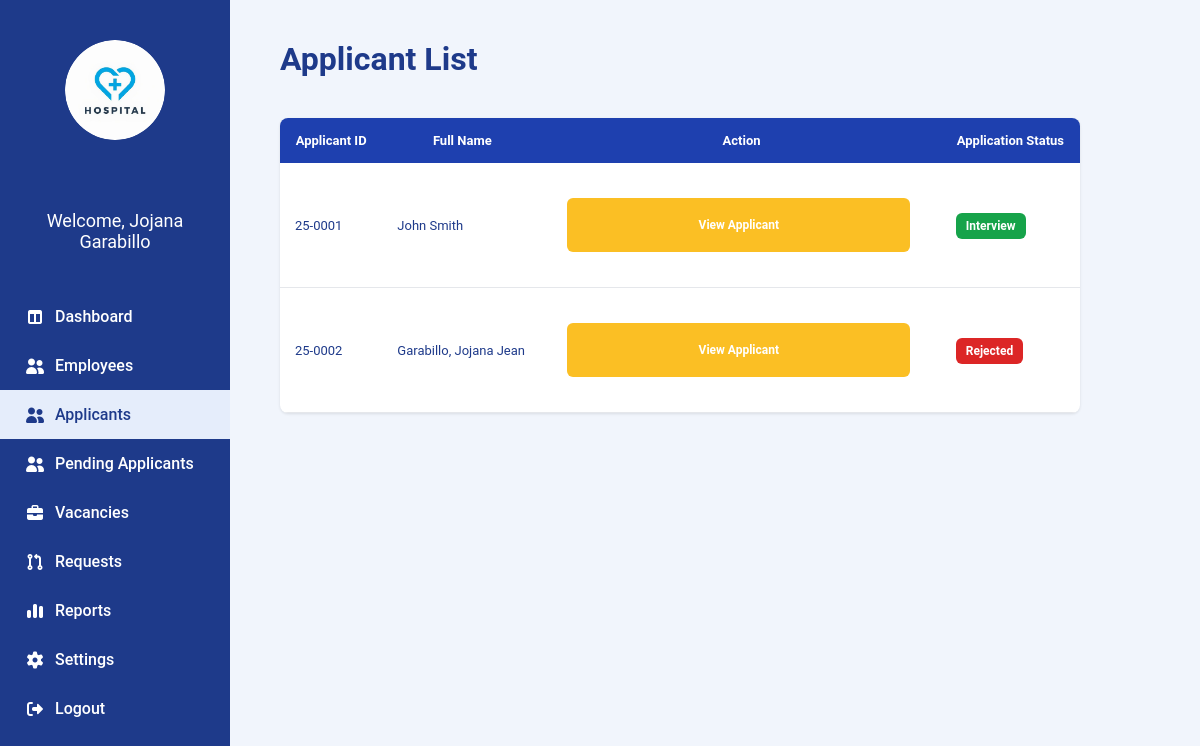
Page /Admin-Applicants.php on the earlier database version.
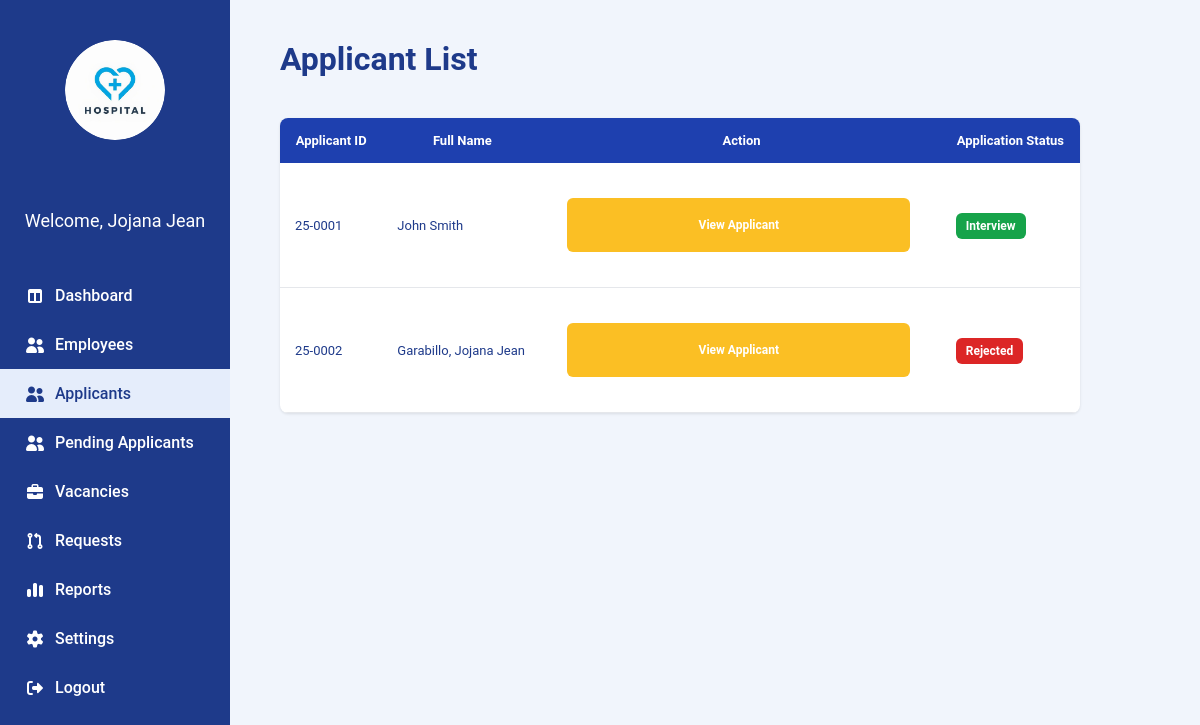
Same page on the later database version.
### tables this page shows
CREATE TABLE `user` (
  `user_id` varchar(100) NOT NULL,
  `applicant_employee_id` varchar(100) DEFAULT NULL,
  `email` varchar(100) NOT NULL,
  `password` varchar(255) NOT NULL,
  `role` varchar(50) NOT NULL,
  `fullname` varchar(150) NOT NULL,
  `status` varchar(20) NOT NULL,
  `created_at` datetime NOT NULL,
  `profile_pic` varchar(255) DEFAULT NULL,
  `reset_token` varchar(255) NOT NULL,
  `token_expiry` varchar(255) NOT NULL,
  `sub_role` varchar(50) DEFAULT NULL
);

### Admin-Applicants.php (the view, shortened to what this page needs)
<?php
require 'admin/db.connect.php';
$adminanmeQuery = $conn->query("SELECT fullname FROM user WHERE role = 'Admin'");
if ($adminanmeQuery && $row = $adminanmeQuery->fetch_assoc()) {
  $adminname = $row['fullname'];
}
?>
<!DOCTYPE html>
<html lang="en">
<head>
  <link rel="stylesheet" href="admin-sidebar.css">
  <link rel="stylesheet" href="https://cdnjs.cloudflare.com/ajax/libs/font-awesome/7.0.1/css/all.min.css"
 />
</head>
<body>
  <div class="sidebar">
    <div class="sidebar-logo">
      <img src="Images/hospitallogo.png" alt="">
    </div>
    <div class="sidebar-name">
      <p><?php echo "Welcome, $adminname"; ?></p>
    </div>
    <ul class="nav">
      <li><a href="Admin_Dashboard.php"><i class="fa-solid fa-table-columns"></i>Dashboard</a></li>
      <li><a href="Admin_Employee.php"><i class="fa-solid fa-user-group"></i>Employees</a></li>
      <li class="active"><a href="Admin-Applicants.php"><i class="fa-solid fa-user-group"></i>Applicants</a></li>
      <li><a href="Admin-Pending-Applicants.php"><i class="fa-solid fa-user-group"></i>Pending Applicants</a></li>
      <li><a href="Admin_Vacancies.php"><i class="fa-solid fa-briefcase"></i>Vacancies</a></li>
      <li><a href="Admin-request.php"><i class="fa-solid fa-code-pull-request"></i>Requests</a></li>
      <li><a href="#"><i class="fa-solid fa-chart-simple"></i>Reports</a></li>
      <li><a href="Admin-Settings.php"><i class="fa-solid fa-gear"></i>Settings</a></li>
      <li><a href="Login.php"><i class="fa-solid fa-right-from-bracket"></i>Logout</a></li>
    </ul>
  </div>
  <main class="main-content">
    <div class="main-content-header">
      <h1>Applicant List</h1>
    </div>
    <div class="table-container">
      <table class="table table-hover">
        <thead>
          <tr>
            <th>Applicant ID</th>
            <th>Full Name</th>
            <th>Action</th>
            <th>Application Status</th>
          </tr>
        </thead>
        <tbody>
          <tr>
            <td>25-0001</td>
            <td>John Smith</td>
            <td><button class="view-btn" onclick="viewApplicant('25-0001', 'John Smith')">View Applicant</button></td>
            <td><span class="status-badge status-interview">Interview</span></td>
          </tr>
          <tr>
            <td>25-0002</td>
            <td>Garabillo, Jojana Jean</td>
            <td><button class="view-btn" onclick="viewApplicant('25-0002', 'Garabillo, Jojana Jean')">View
                Applicant</button></td>
            <td><span class="status-badge status-rejected">Rejected</span></td>
          </tr>
        </tbody>
      </table>
    </div>
  </main>
</body>
</html>

Differences in the rows shown:
removed user: fullname "Jojana Garabillo"
added user: fullname "Jojana Jean"
